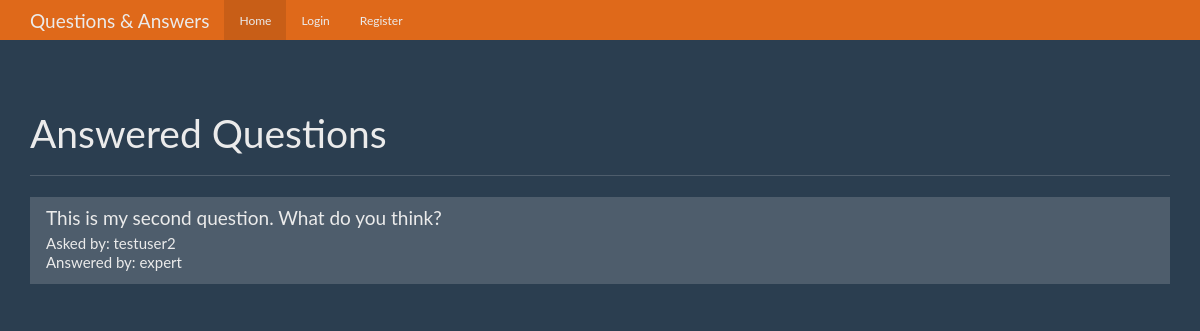
The page / on the database its author committed.
### tables this page shows
CREATE TABLE questions (
    id integer primary key autoincrement,
    question_text text not null,
    answer_text text,
    asked_by_id integer not null,
    expert_id integer not null
);

CREATE TABLE users(
    id integer primary key autoincrement,
    name text not null,
    password text not null,
    expert boolean not null,
    admin boolean not null
);

### app.py (the view)
@app.route('/')
def index():
    user = get_current_user()
    db = get_db()
    question_cur = db.execute('''select questions.id as question_id,
                                        questions.question_text,
                                        askers.name as asker_name,
                                        experts.name as expert_name
                                 from questions
                                 join users as askers
                                 on askers.id = questions.asked_by_id
                                 join users as experts
                                 on experts.id = questions.expert_id
                                 where questions.answer_text is not null''')
    question_results = question_cur.fetchall()
    return render_template('home.html', user=user, questions=question_results)

### app.py (called while the page is built)
def get_current_user():
    user_result = None
    if 'user' in session:
        user = session['user']
        db = get_db()
        user_cur = db.execute('select id, name, password, expert, admin from users where name = ?', [user])
        user_result = user_cur.fetchone()
    return user_result

### database.py (called while the page is built)
def connect_db():
    sql = sqlite3.connect('./questions.db')
    sql.row_factory = sqlite3.Row
    return sql

def get_db():
    if not hasattr(g, 'sqlite.db'):
        g.sqlite_db = connect_db()
    return g.sqlite_db

### templates/home.html (shortened to what this page needs)
{% extends "base.html" %}
{% from "show_links.html" import show_links %}
{% block nav %}{{ show_links(user) }}{% endblock %}
{% block body %}
  <div class="page-header">
    <h1>Answered Questions</h1>
  </div>
  <div class="row">
    <div class="col-lg-12">
      <div class="list-group">
        {% for question in questions %}
        <a href="{{ url_for('question', question_id=question.question_id) }}" class="list-group-item">
          <h4 class="list-group-item-heading">{{ question.question_text }}</h4>
          <p class="list-group-item-text">Asked by: {{ question.asker_name }}</p>
          <p class="list-group-item-text">Answered by: {{ question.expert_name }}</p>
        </a>
        {% endfor %}
      </div>
    </div>
  </div>
{% endblock %}

### static/theme.css (style rules this page uses)
body { padding-top: 70px; padding-bottom: 30px; }

### rows shown on the page
questions: question_text "This is my second question. What do you think?", asker_name "testuser2", expert_name "expert"
